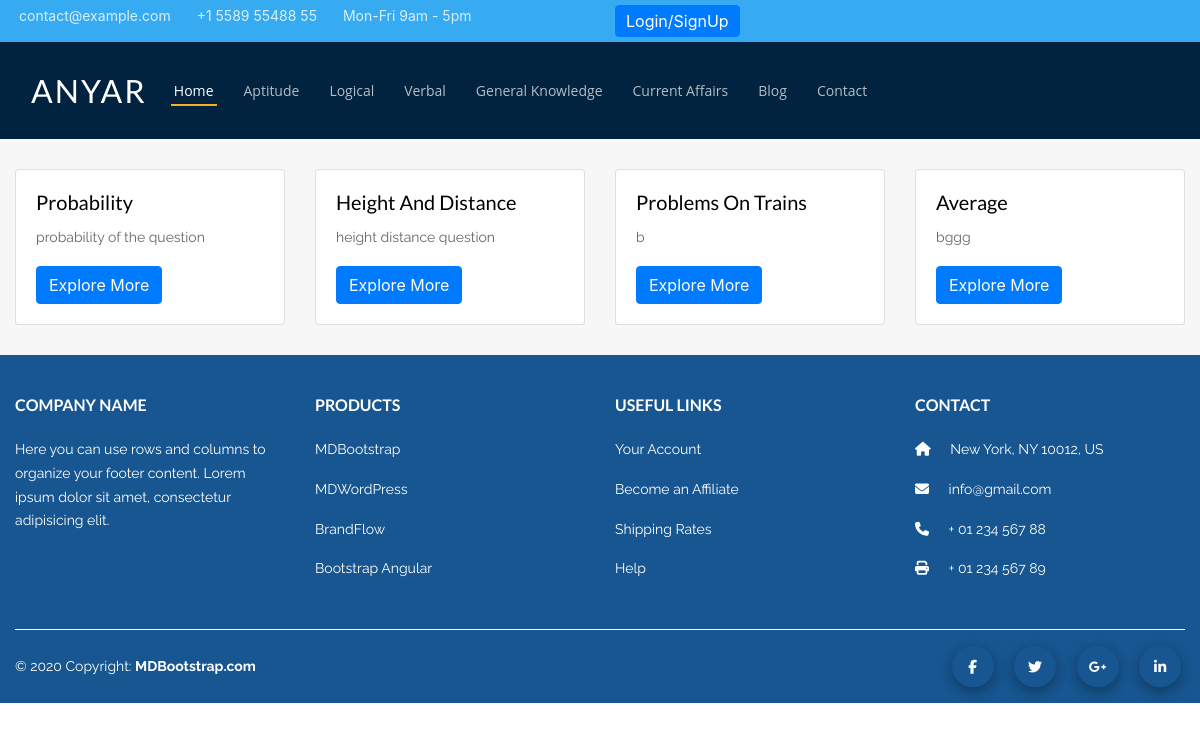
/aptitude/, run on the app's committed database.
### questions/models.py (models this page shows, shortened)
class Sub_subject(models.Model):
    subject=models.ForeignKey(Subject,on_delete=models.CASCADE,default=None)
    sub_subject=models.CharField(max_length=500)
    sub_description=models.TextField(default="")

### aptitude/views.py (the view)
# urls.py: path('',views.aptitude,name="aptitude"),
def aptitude(request):
    params = {}
    subj = Subject.objects.get(subject_name="aptitude")
    subSubject = Sub_subject.objects.filter(subject=subj)
    params = {"subSubject": subSubject}
    return render(request, "home/aptitude.html", context=params)

### home/templates/home/aptitude.html (shortened to what this page needs)
{% extends 'home/base.html' %}
{% block content%}
<div class="container mb30" id="subject">
<div class="row">
    {% for subj in subSubject %}
  <div class="col-md-3">
    <div class="card ">
      <div class="card-body">
        <h5 class="card-title">{{subj.sub_subject|title}}</h5>
        <p class="card-text">{{subj.sub_description}}</p>
        <a href="{{subj.sub_subject}}/questions" class="btn btn-primary">Explore More</a>
      </div>
 </div>
    </div>
  {% endfor %}
  </div>
</div>
{% endblock %}

### home/static/home/css/style.css (style rules this page uses)
a, input, textarea, button, select { outline: none; }
a { -webkit-transition: all .3s ease; -moz-transition: all .3s ease; -ms-transition: all .3s ease; -o-transition: all .3s ease; transition: all .3s ease; }
body { line-height: 1.4; font-size: 14px; font-family: 'Raleway', sans-serif; color: #000; }
.container { position: relative; }
@media screen and (min-width: 1200px) { .container { min-width: 1200px !important; } }
p { font-family: 'Raleway', sans-serif; font-size: 14px; color: #666; line-height: 1.7em; }
h5, .sm { font-family: 'Lato', sans-serif; font-size: 18px; line-height: 1.5em; color: #fff; }

### home/static/home/css/custom.css (style rules this page uses)
body { overflow-x: hidden; }
.mb30 { margin-bottom: 30px; }
h5.card-title { color: black; }

### data on the page
Sub_subject: sub_subject "Probability", sub_description "probability of the question"
Sub_subject: sub_subject "Height And Distance", sub_description "height distance question"
Sub_subject: sub_subject "Problems On Trains", sub_description "b"
Sub_subject: sub_subject "Average", sub_description "bggg"
